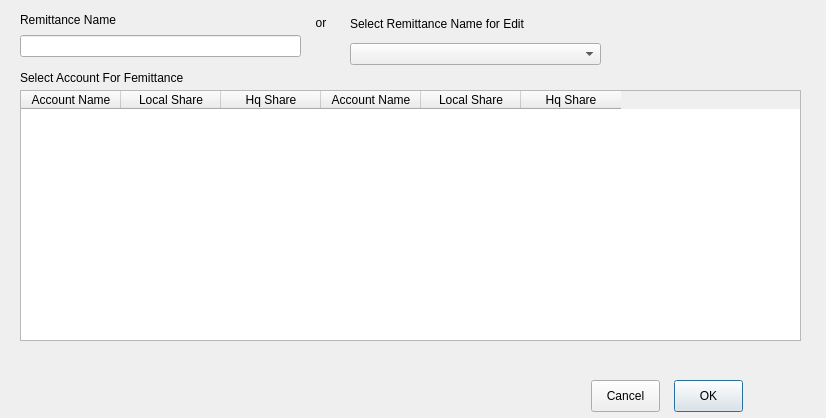
<?xml version="1.0" encoding="UTF-8"?>
<ui version="4.0">
 <class>CremittanceSetupDlg</class>
 <widget class="QDialog" name="CremittanceSetupDlg">
  <property name="geometry">
   <rect>
    <x>0</x>
    <y>0</y>
    <width>826</width>
    <height>418</height>
   </rect>
  </property>
  <property name="windowTitle">
   <string>Dialog</string>
  </property>
  <widget class="QTableWidget" name="m_accountTable">
   <property name="geometry">
    <rect>
     <x>20</x>
     <y>90</y>
     <width>781</width>
     <height>251</height>
    </rect>
   </property>
   <property name="columnCount">
    <number>6</number>
   </property>
   <column>
    <property name="text">
     <string>Account Name</string>
    </property>
   </column>
   <column>
    <property name="text">
     <string>Local Share</string>
    </property>
   </column>
   <column>
    <property name="text">
     <string>Hq Share</string>
    </property>
   </column>
   <column>
    <property name="text">
     <string>Account Name</string>
    </property>
   </column>
   <column>
    <property name="text">
     <string>Local Share</string>
    </property>
   </column>
   <column>
    <property name="text">
     <string>Hq Share</string>
    </property>
   </column>
  </widget>
  <widget class="QLabel" name="m_selectAccountLbl">
   <property name="geometry">
    <rect>
     <x>20</x>
     <y>70</y>
     <width>251</width>
     <height>16</height>
    </rect>
   </property>
   <property name="text">
    <string>Select Account For Femittance</string>
   </property>
  </widget>
  <widget class="QPushButton" name="m_okBtn">
   <property name="geometry">
    <rect>
     <x>674</x>
     <y>380</y>
     <width>69</width>
     <height>32</height>
    </rect>
   </property>
   <property name="text">
    <string>OK</string>
   </property>
  </widget>
  <widget class="QPushButton" name="m_cancelBtn">
   <property name="geometry">
    <rect>
     <x>591</x>
     <y>380</y>
     <width>69</width>
     <height>32</height>
    </rect>
   </property>
   <property name="text">
    <string>Cancel</string>
   </property>
  </widget>
  <widget class="QWidget" name="layoutWidget">
   <property name="geometry">
    <rect>
     <x>20</x>
     <y>10</y>
     <width>281</width>
     <height>47</height>
    </rect>
   </property>
   <layout class="QVBoxLayout" name="verticalLayout">
    <item>
     <widget class="QLabel" name="m_remitNameLbl">
      <property name="text">
       <string>Remittance Name</string>
      </property>
     </widget>
    </item>
    <item>
     <widget class="QLineEdit" name="m_remitNameLineEdit"/>
    </item>
   </layout>
  </widget>
  <widget class="QWidget" name="layoutWidget">
   <property name="geometry">
    <rect>
     <x>300</x>
     <y>10</y>
     <width>42</width>
     <height>46</height>
    </rect>
   </property>
   <layout class="QVBoxLayout" name="verticalLayout_2">
    <item>
     <widget class="QLabel" name="m_orLbl">
      <property name="text">
       <string>or</string>
      </property>
      <property name="alignment">
       <set>Qt::AlignCenter</set>
      </property>
     </widget>
    </item>
    <item>
     <spacer name="horizontalSpacer">
      <property name="orientation">
       <enum>Qt::Horizontal</enum>
      </property>
      <property name="sizeHint" stdset="0">
       <size>
        <width>40</width>
        <height>20</height>
       </size>
      </property>
     </spacer>
    </item>
   </layout>
  </widget>
  <widget class="QWidget" name="layoutWidget">
   <property name="geometry">
    <rect>
     <x>350</x>
     <y>10</y>
     <width>251</width>
     <height>55</height>
    </rect>
   </property>
   <layout class="QVBoxLayout" name="verticalLayout_3">
    <item>
     <widget class="QLabel" name="m_selectremitnalelbl">
      <property name="text">
       <string>Select Remittance Name for Edit</string>
      </property>
     </widget>
    </item>
    <item>
     <widget class="QComboBox" name="m_remitNameList"/>
    </item>
   </layout>
  </widget>
 </widget>
 <resources/>
 <connections/>
</ui>
